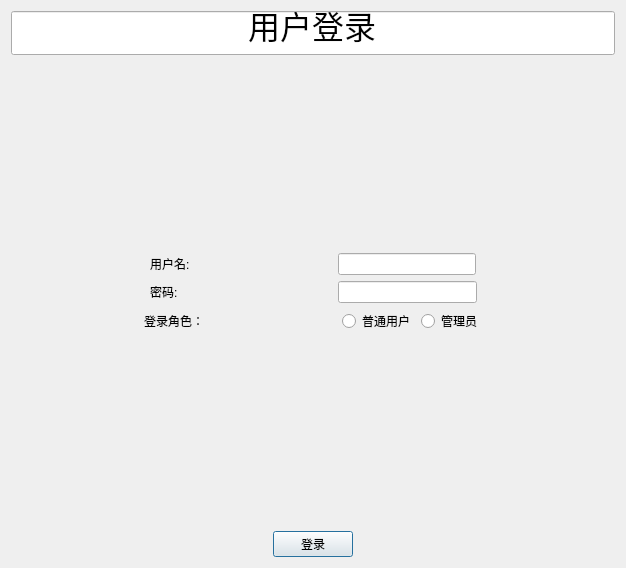
<?xml version="1.0" encoding="UTF-8"?>
<ui version="4.0">
 <class>Login</class>
 <widget class="QDialog" name="Login">
  <property name="geometry">
   <rect>
    <x>0</x>
    <y>0</y>
    <width>626</width>
    <height>568</height>
   </rect>
  </property>
  <property name="windowTitle">
   <string>Dialog</string>
  </property>
  <layout class="QGridLayout" name="gridLayout">
   <item row="0" column="0">
    <layout class="QVBoxLayout" name="verticalLayout_2">
     <item>
      <widget class="QLineEdit" name="loginTitle">
       <property name="font">
        <font>
         <pointsize>24</pointsize>
        </font>
       </property>
       <property name="text">
        <string>用户登录</string>
       </property>
       <property name="alignment">
        <set>Qt::AlignCenter</set>
       </property>
      </widget>
     </item>
     <item>
      <spacer name="verticalSpacer_2">
       <property name="orientation">
        <enum>Qt::Vertical</enum>
       </property>
       <property name="sizeHint" stdset="0">
        <size>
         <width>20</width>
         <height>40</height>
        </size>
       </property>
      </spacer>
     </item>
     <item>
      <layout class="QVBoxLayout" name="verticalLayout">
       <item>
        <layout class="QHBoxLayout" name="horizontalLayout">
         <item>
          <spacer name="horizontalSpacer_8">
           <property name="orientation">
            <enum>Qt::Horizontal</enum>
           </property>
           <property name="sizeHint" stdset="0">
            <size>
             <width>40</width>
             <height>20</height>
            </size>
           </property>
          </spacer>
         </item>
         <item>
          <widget class="QLabel" name="label">
           <property name="text">
            <string>用户名: </string>
           </property>
          </widget>
         </item>
         <item>
          <spacer name="horizontalSpacer_5">
           <property name="orientation">
            <enum>Qt::Horizontal</enum>
           </property>
           <property name="sizeHint" stdset="0">
            <size>
             <width>40</width>
             <height>20</height>
            </size>
           </property>
          </spacer>
         </item>
         <item>
          <widget class="QLineEdit" name="usename"/>
         </item>
         <item>
          <spacer name="horizontalSpacer_4">
           <property name="orientation">
            <enum>Qt::Horizontal</enum>
           </property>
           <property name="sizeHint" stdset="0">
            <size>
             <width>40</width>
             <height>20</height>
            </size>
           </property>
          </spacer>
         </item>
        </layout>
       </item>
       <item>
        <layout class="QHBoxLayout" name="horizontalLayout_2">
         <item>
          <spacer name="horizontalSpacer_9">
           <property name="orientation">
            <enum>Qt::Horizontal</enum>
           </property>
           <property name="sizeHint" stdset="0">
            <size>
             <width>40</width>
             <height>20</height>
            </size>
           </property>
          </spacer>
         </item>
         <item>
          <widget class="QLabel" name="label_2">
           <property name="text">
            <string>密码:     </string>
           </property>
          </widget>
         </item>
         <item>
          <spacer name="horizontalSpacer_6">
           <property name="orientation">
            <enum>Qt::Horizontal</enum>
           </property>
           <property name="sizeHint" stdset="0">
            <size>
             <width>40</width>
             <height>20</height>
            </size>
           </property>
          </spacer>
         </item>
         <item>
          <widget class="QLineEdit" name="password"/>
         </item>
         <item>
          <spacer name="horizontalSpacer_7">
           <property name="orientation">
            <enum>Qt::Horizontal</enum>
           </property>
           <property name="sizeHint" stdset="0">
            <size>
             <width>40</width>
             <height>20</height>
            </size>
           </property>
          </spacer>
         </item>
        </layout>
       </item>
       <item>
        <layout class="QHBoxLayout" name="horizontalLayout_3">
         <item>
          <spacer name="horizontalSpacer_10">
           <property name="orientation">
            <enum>Qt::Horizontal</enum>
           </property>
           <property name="sizeHint" stdset="0">
            <size>
             <width>40</width>
             <height>20</height>
            </size>
           </property>
          </spacer>
         </item>
         <item>
          <widget class="QLabel" name="label_3">
           <property name="text">
            <string>登录角色：</string>
           </property>
          </widget>
         </item>
         <item>
          <spacer name="horizontalSpacer_11">
           <property name="orientation">
            <enum>Qt::Horizontal</enum>
           </property>
           <property name="sizeHint" stdset="0">
            <size>
             <width>40</width>
             <height>20</height>
            </size>
           </property>
          </spacer>
         </item>
         <item>
          <widget class="QRadioButton" name="userRadio">
           <property name="text">
            <string>普通用户</string>
           </property>
          </widget>
         </item>
         <item>
          <widget class="QRadioButton" name="adminRadio">
           <property name="text">
            <string>管理员</string>
           </property>
          </widget>
         </item>
         <item>
          <spacer name="horizontalSpacer_3">
           <property name="orientation">
            <enum>Qt::Horizontal</enum>
           </property>
           <property name="sizeHint" stdset="0">
            <size>
             <width>40</width>
             <height>20</height>
            </size>
           </property>
          </spacer>
         </item>
        </layout>
       </item>
      </layout>
     </item>
     <item>
      <spacer name="verticalSpacer">
       <property name="orientation">
        <enum>Qt::Vertical</enum>
       </property>
       <property name="sizeHint" stdset="0">
        <size>
         <width>20</width>
         <height>40</height>
        </size>
       </property>
      </spacer>
     </item>
     <item>
      <layout class="QHBoxLayout" name="horizontalLayout_4">
       <item>
        <spacer name="horizontalSpacer">
         <property name="orientation">
          <enum>Qt::Horizontal</enum>
         </property>
         <property name="sizeHint" stdset="0">
          <size>
           <width>40</width>
           <height>20</height>
          </size>
         </property>
        </spacer>
       </item>
       <item>
        <widget class="QPushButton" name="loginBtn">
         <property name="text">
          <string>登录</string>
         </property>
        </widget>
       </item>
       <item>
        <spacer name="horizontalSpacer_2">
         <property name="orientation">
          <enum>Qt::Horizontal</enum>
         </property>
         <property name="sizeHint" stdset="0">
          <size>
           <width>40</width>
           <height>20</height>
          </size>
         </property>
        </spacer>
       </item>
      </layout>
     </item>
    </layout>
   </item>
  </layout>
 </widget>
 <resources/>
 <connections>
  <connection>
   <sender>loginBtn</sender>
   <signal>clicked()</signal>
   <receiver>Login</receiver>
   <slot>accept()</slot>
   <hints>
    <hint type="sourcelabel">
     <x>328</x>
     <y>533</y>
    </hint>
    <hint type="destinationlabel">
     <x>440</x>
     <y>442</y>
    </hint>
   </hints>
  </connection>
 </connections>
</ui>
